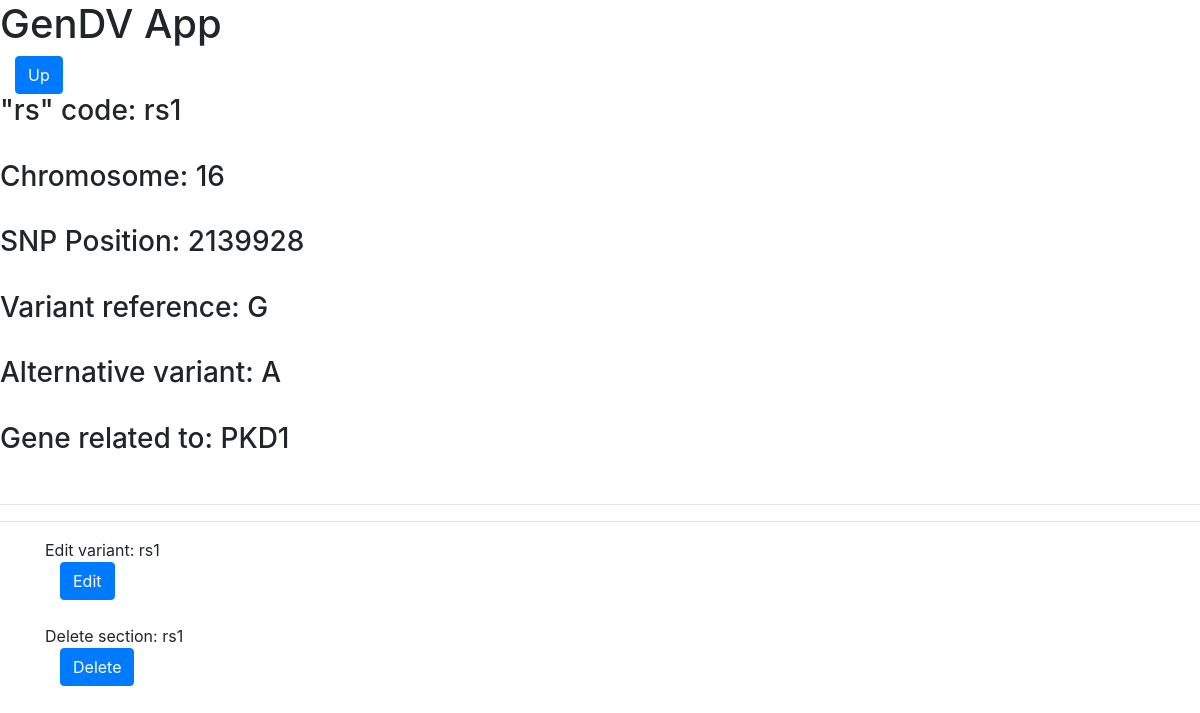
Screenshot of /variants/43/ (signed in) with the database file from the repository.
### GenDVApp/models.py (models this page shows, shortened)
class Variant(models.Model):
    Chromosome = models.CharField(max_length=2)
    Position = models.IntegerField()
    Code = models.CharField(max_length=50, unique=True)
    Reference = models.CharField(max_length=50, null=True, blank=True)
    Alternative = models.CharField(max_length=50, null=True, blank=True)
    Gene = models.ForeignKey('Gene', null=True, blank=True, on_delete=models.SET_NULL)

class Gene(models.Model):
    Chromosome = models.CharField(max_length=2)
    Start = models.IntegerField()
    End = models.IntegerField()
    Symbol = models.CharField(max_length=50)
    Disease = models.ManyToManyField('Disease', null=True, blank=True)
    Variant = models.ManyToManyField('Variant', null=True, blank=True)
    def __str__(self):
        return self.Symbol

### GenDVApp/views.py (the view)
# urls.py: path('variants/<int:_id>/', views.RetrieveVariantDetailView),
@login_required()
def RetrieveVariantDetailView(request,_id):
    try:
        data = Variant.objects.get(pk=_id)
        queryG = Gene.objects.filter(Variant = data)
        queryG = [*queryG]
    except Variant.DoesNotExist:
        raise Http404('This variant does not exist')
    context = {'data':data, 'genes':queryG}
    return render(request, 'variants/variant_detail.html', context)

### templates/variants/variant_detail.html (shortened to what this page needs)
{% include 'base.html' %}
<div class="col align-middle" style="width: 200px;">
    <a class="btn btn-primary" href="{% url 'variants' %}">Up</a>
</div>
<h3>"rs" code: {{data.Code}}</h3><br>
<h3>Chromosome: {{data.Chromosome}}</h3><br>
<h3>SNP Position: {{data.Position}}</h3><br>
<h3>Variant reference: {{data.Reference}}</h3><br>
<h3>Alternative variant: {{data.Alternative}}</h3><br>
<h3>Gene related to: {{data.Gene}}</h3><br>
<hr/>
<hr/>
<div class="container">
    <span>Edit variant: {{data.Code}}</span>
        <div class="col align-middle" style="width: 200px;">
            <a class="btn btn-primary" href="{% url 'variants' %}{{data.id}}/update_variant">Edit</a>
        </div>
</div>
<div class="container">
    <span>Delete section: {{data.Code}}</span>
    <div class="col align-middle" style="width: 200px;">
        <a class="btn btn-primary" href="{% url 'variants' %}{{data.id}}/delete_variant">Delete</a>
    </div>
</div>

### rows the page displays
Variant: Code "rs1", Chromosome "16", Position "2139928", Reference "G", Alternative "A", Gene "PKD1"
